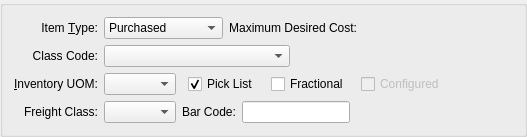
      <widget class="QGroupBox" name="_itemGroup">
       <property name="title">
        <string/>
       </property>
       <layout class="QGridLayout">
        <item row="0" column="0">
         <layout class="QHBoxLayout">
          <item>
           <layout class="QGridLayout">
            <item row="0" column="0">
             <widget class="QLabel" name="_itemTypeLit">
              <property name="text">
               <string>Item &amp;Type:</string>
              </property>
              <property name="alignment">
               <set>Qt::AlignRight|Qt::AlignTrailing|Qt::AlignVCenter</set>
              </property>
              <property name="buddy">
               <cstring>_itemtype</cstring>
              </property>
             </widget>
            </item>
            <item row="0" column="1">
             <widget class="XComboBox" name="_itemtype">
              <item>
               <property name="text">
                <string>Purchased</string>
               </property>
              </item>
              <item>
               <property name="text">
                <string>Manufactured</string>
               </property>
              </item>
              <item>
               <property name="text">
                <string>Phantom</string>
               </property>
              </item>
              <item>
               <property name="text">
                <string>Reference</string>
               </property>
              </item>
              <item>
               <property name="text">
                <string>Costing</string>
               </property>
              </item>
              <item>
               <property name="text">
                <string>Tooling</string>
               </property>
              </item>
              <item>
               <property name="text">
                <string>Outside Process</string>
               </property>
              </item>
              <item>
               <property name="text">
                <string>Planning</string>
               </property>
              </item>
              <item>
               <property name="text">
                <string>Kit</string>
               </property>
              </item>
             </widget>
            </item>
            <item row="0" column="2" colspan="2">
             <widget class="QLabel" name="_maximumDesiredCostLit">
              <property name="text">
               <string>Maximum Desired Cost:</string>
              </property>
              <property name="alignment">
               <set>Qt::AlignRight|Qt::AlignTrailing|Qt::AlignVCenter</set>
              </property>
             </widget>
            </item>
            <item row="0" column="4" rowspan="2">
             <layout class="QVBoxLayout">
              <property name="spacing">
               <number>0</number>
              </property>
              <item>
               <widget class="CurrCluster" name="_maximumDesiredCost">
                <property name="sizePolicy">
                 <sizepolicy hsizetype="Preferred" vsizetype="Fixed">
                  <horstretch>0</horstretch>
                  <verstretch>0</verstretch>
                 </sizepolicy>
                </property>
                <property name="minimumSize">
                 <size>
                  <width>150</width>
                  <height>0</height>
                 </size>
                </property>
                <property name="currencyEditable" stdset="0">
                 <bool>false</bool>
                </property>
               </widget>
              </item>
              <item>
               <spacer>
                <property name="orientation">
                 <enum>Qt::Vertical</enum>
                </property>
                <property name="sizeType">
                 <enum>QSizePolicy::Expanding</enum>
                </property>
                <property name="sizeHint" stdset="0">
                 <size>
                  <width>20</width>
                  <height>44</height>
                 </size>
                </property>
               </spacer>
              </item>
             </layout>
            </item>
            <item row="1" column="0">
             <widget class="QLabel" name="_classcodeLit">
              <property name="text">
               <string>Class Code:</string>
              </property>
              <property name="alignment">
               <set>Qt::AlignRight|Qt::AlignTrailing|Qt::AlignVCenter</set>
              </property>
             </widget>
            </item>
            <item row="1" column="1" colspan="2">
             <widget class="XComboBox" name="_classcode">
              <property name="sizePolicy">
               <sizepolicy hsizetype="Expanding" vsizetype="Fixed">
                <horstretch>0</horstretch>
                <verstretch>0</verstretch>
               </sizepolicy>
              </property>
             </widget>
            </item>
            <item row="1" column="3">
             <spacer>
              <property name="orientation">
               <enum>Qt::Horizontal</enum>
              </property>
              <property name="sizeType">
               <enum>QSizePolicy::Preferred</enum>
              </property>
              <property name="sizeHint" stdset="0">
               <size>
                <width>16</width>
                <height>16</height>
               </size>
              </property>
             </spacer>
            </item>
            <item row="2" column="0">
             <widget class="QLabel" name="_inventoryUOMLit">
              <property name="text">
               <string>&amp;Inventory UOM:</string>
              </property>
              <property name="alignment">
               <set>Qt::AlignRight|Qt::AlignTrailing|Qt::AlignVCenter</set>
              </property>
              <property name="buddy">
               <cstring>_inventoryUOM</cstring>
              </property>
             </widget>
            </item>
            <item row="2" column="1" colspan="4">
             <layout class="QHBoxLayout">
              <property name="spacing">
               <number>12</number>
              </property>
              <item>
               <widget class="XComboBox" name="_inventoryUOM"/>
              </item>
              <item>
               <widget class="QCheckBox" name="_pickListItem">
                <property name="text">
                 <string>Pick List</string>
                </property>
                <property name="checked">
                 <bool>true</bool>
                </property>
               </widget>
              </item>
              <item>
               <widget class="QCheckBox" name="_fractional">
                <property name="text">
                 <string>Fractional</string>
                </property>
               </widget>
              </item>
              <item>
               <widget class="QCheckBox" name="_configured">
                <property name="enabled">
                 <bool>false</bool>
                </property>
                <property name="text">
                 <string>Configured</string>
                </property>
               </widget>
              </item>
              <item>
               <spacer>
                <property name="orientation">
                 <enum>Qt::Horizontal</enum>
                </property>
                <property name="sizeHint" stdset="0">
                 <size>
                  <width>16</width>
                  <height>20</height>
                 </size>
                </property>
               </spacer>
              </item>
             </layout>
            </item>
            <item row="3" column="0">
             <widget class="QLabel" name="_freightClassLit">
              <property name="text">
               <string>Freight Class:</string>
              </property>
              <property name="alignment">
               <set>Qt::AlignRight|Qt::AlignTrailing|Qt::AlignVCenter</set>
              </property>
             </widget>
            </item>
            <item row="3" column="1" colspan="4">
             <layout class="QHBoxLayout">
              <item>
               <widget class="XComboBox" name="_freightClass"/>
              </item>
              <item>
               <widget class="QLabel" name="_upcCodeLit">
                <property name="text">
                 <string>Bar Code:</string>
                </property>
               </widget>
              </item>
              <item>
               <widget class="XLineEdit" name="_upcCode">
                <property name="sizePolicy">
                 <sizepolicy hsizetype="Preferred" vsizetype="Fixed">
                  <horstretch>0</horstretch>
                  <verstretch>0</verstretch>
                 </sizepolicy>
                </property>
                <property name="maximumSize">
                 <size>
                  <width>120</width>
                  <height>32767</height>
                 </size>
                </property>
               </widget>
              </item>
              <item>
               <spacer>
                <property name="orientation">
                 <enum>Qt::Horizontal</enum>
                </property>
                <property name="sizeHint" stdset="0">
                 <size>
                  <width>0</width>
                  <height>20</height>
                 </size>
                </property>
               </spacer>
              </item>
             </layout>
            </item>
           </layout>
          </item>
          <item>
           <spacer>
            <property name="orientation">
             <enum>Qt::Horizontal</enum>
            </property>
            <property name="sizeHint" stdset="0">
             <size>
              <width>0</width>
              <height>10</height>
             </size>
            </property>
           </spacer>
          </item>
         </layout>
        </item>
       </layout>
      </widget>
